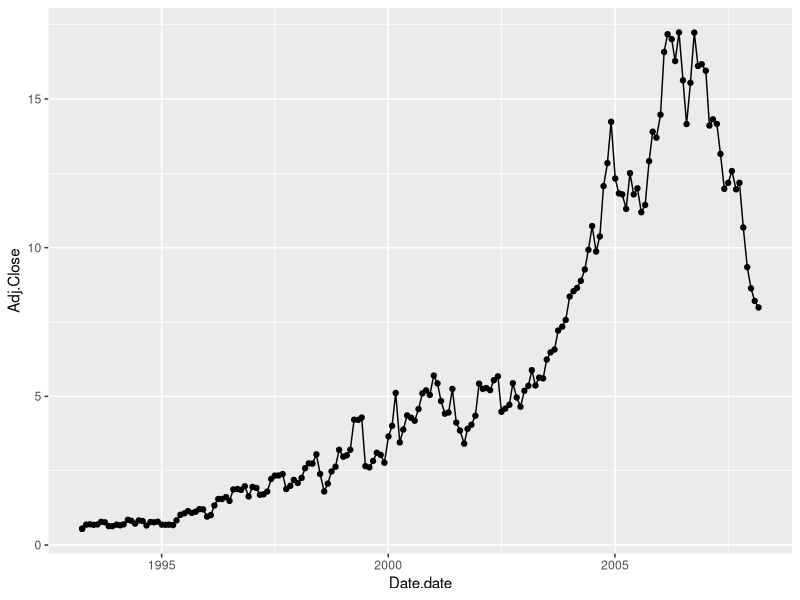
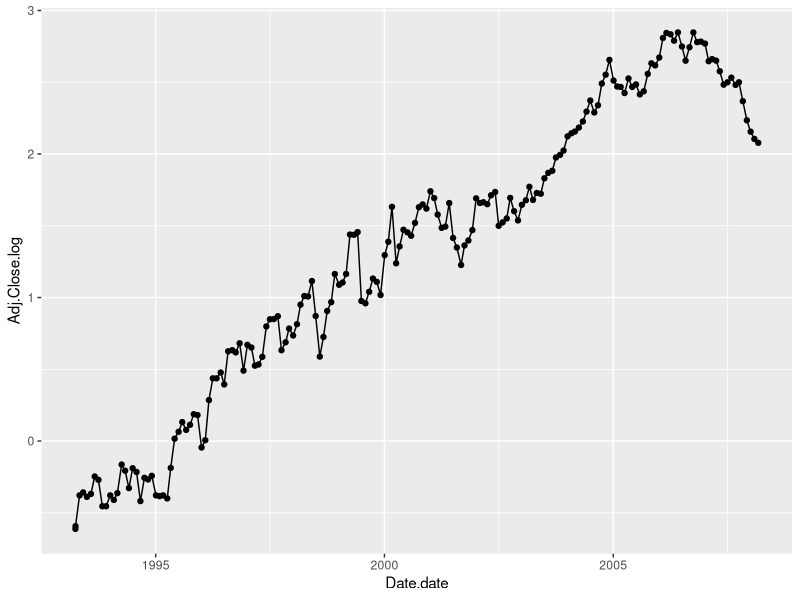
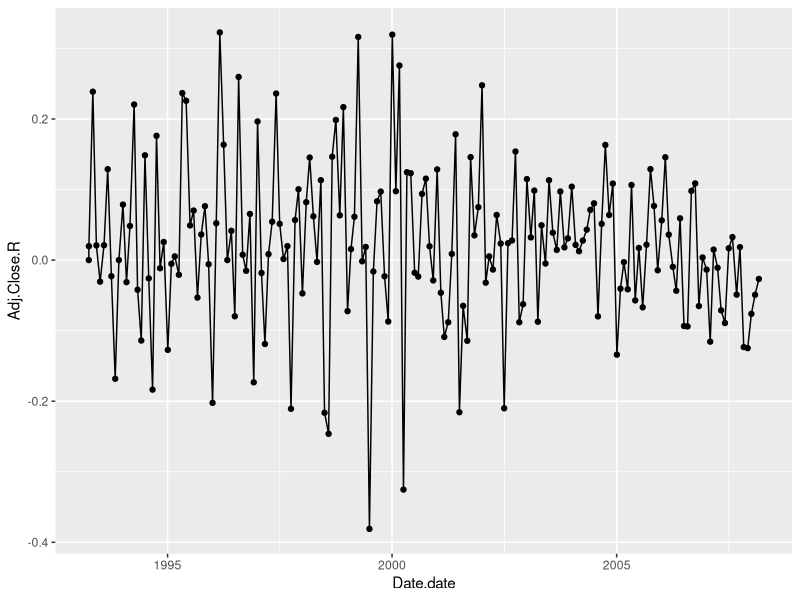
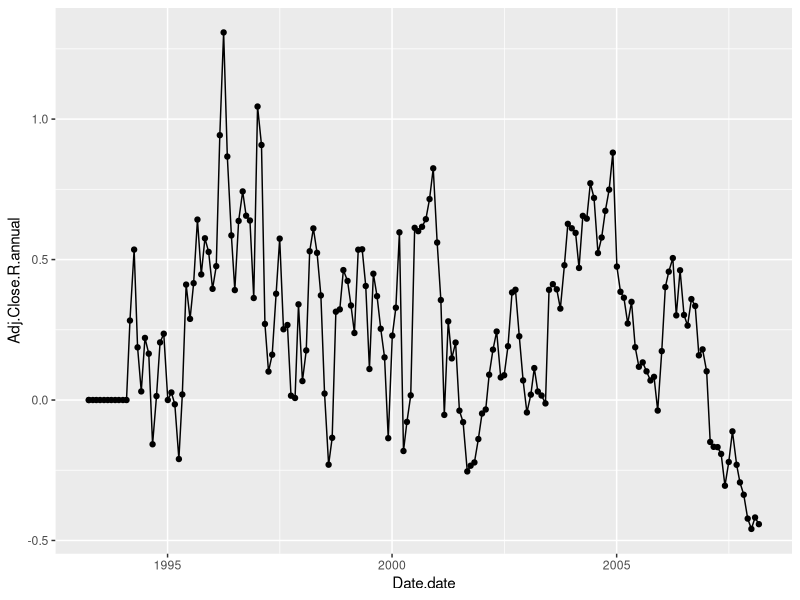
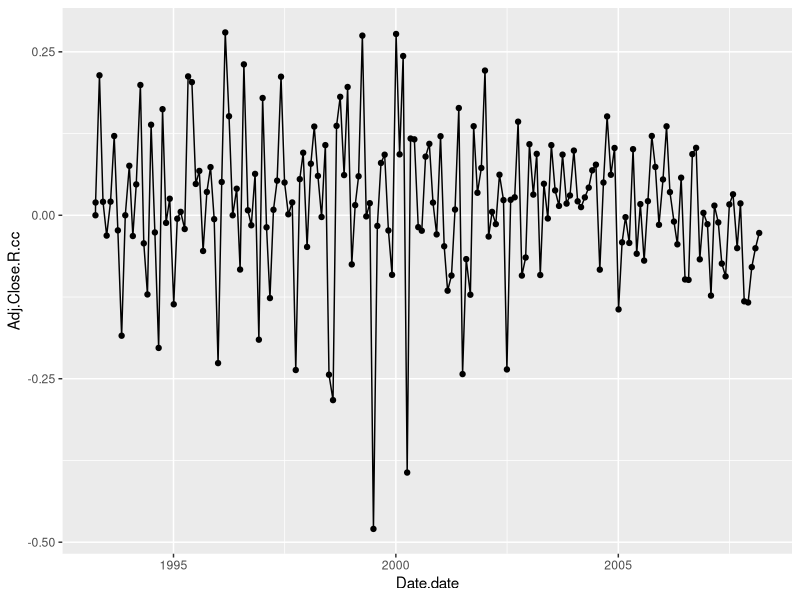
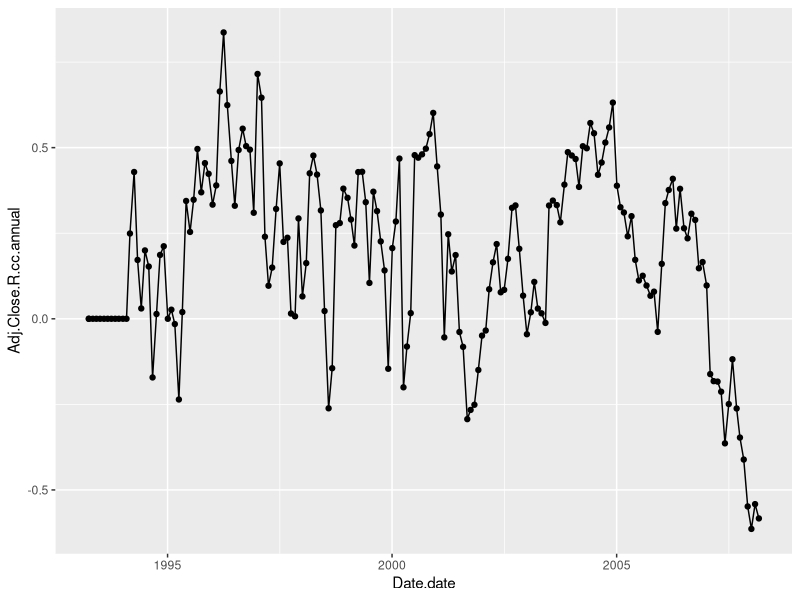

These charts were generated, in order, by the following R code:
## ---- chunk 1

    df = read.csv("sbux.monthly.csv")

    # Convert to date format.
    # Otherwise Date will be interpreted as a factor variable.
    # This matters when using Date on the x-axis in plots.
    # Apparently ggplot2 won't (easily) render line plots when
    # plotting a number var against a factor var.
    df$Date.date = as.Date(df$Date, "%Y-%m-%d") 

    df = df[order(df$Date.date),] 

    library(ggplot2)
    qplot(Date.date, Adj.Close, data=df, geom=c("point", "line"))

## ---- chunk 2

    # simple return = delta-P / P0
    pt0 = df[1,]$Adj.Close
    pt1 = df[nrow(df),]$Adj.Close
    R = (pt1 - pt0) / pt0 
    PV = 1000
    FV = PV * (1 + R)
    FV

## ---- chunk 3

    # convert simple return to annually compounding annual rate
    # (1 + R_a)^15 = (1 + R)
    R_a = (1 + R)^(1/15) - 1
    R_a

## ---- chunk 4

    df$Adj.Close.log = log(df$Adj.Close)    
    qplot(Date.date, Adj.Close.log, data=df, geom=c("point", "line"))

## ---- chunk 5

    R_m = numeric(nrow(df))

    for (i in 2:nrow(df)) {
        pt0 = df[i-1,]$Adj.Close
        pt1 = df[i,]$Adj.Close
        R_m[i] = (pt1 - pt0) / pt0
    }

    df$Adj.Close.R = R_m

    qplot(Date.date, Adj.Close.R, data=df, geom=c("point", "line"))

## ---- chunk 6

    R_a = numeric(nrow(df))

    for (i in 13:nrow(df)) {
        pt0 = df[i-12,]$Adj.Close
        pt1 = df[i,]$Adj.Close
        R_a[i] = (pt1 - pt0) / pt0
    }

    df$Adj.Close.R.annual = R_a

    qplot(Date.date, Adj.Close.R.annual, data=df, geom=c("point", "line"))

## ---- chunk 7

    # Three ways to compute cc returns:
    # R_cc = log(1 + R)
    # R_cc = log( pt1 / pt0 )
    # R_cc = log(pt1) - log(pt0)

    R_cc1 = numeric(nrow(df))
    R_cc2 = numeric(nrow(df))
    R_cc3 = numeric(nrow(df))

    for (i in 2:nrow(df)) {

        R_cc1[i] = log(1 + df[i,]$Adj.Close.R)

        pt0 = df[i-1,]$Adj.Close
        pt1 = df[i,]$Adj.Close
        R_cc2[i] = log( pt1 / pt0 )

        pt0.log = df[i-1,]$Adj.Close.log
        pt1.log = df[i,]$Adj.Close.log
        R_cc3[i] = pt1.log - pt0.log
    }

    df$Adj.Close.R.cc = R_cc1

    qplot(Date.date, Adj.Close.R.cc, data=df, geom=c("point", "line"))

## ---- chunk 8

    # Three ways to compute cc returns:
    # R_cc = log(1 + R)
    # R_cc = log( pt1 / pt0 )
    # R_cc = log(pt1) - log(pt0)

    R_cca = numeric(nrow(df))

    for (i in 13:nrow(df)) {
        R_cca[i] = log(1 + df[i,]$Adj.Close.R.annual)
    }

    df$Adj.Close.R.cc.annual = R_cca

    qplot(Date.date, Adj.Close.R.cc.annual, data=df, geom=c("point", "line"))

